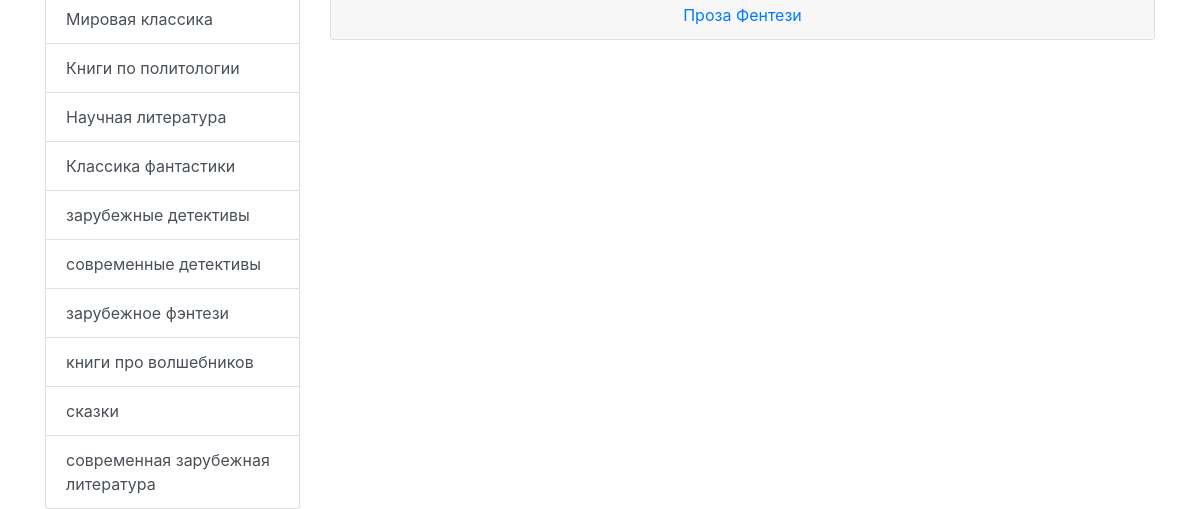
/author/Терри Пратчетт (lower part), run on an earlier commit of the app's database.
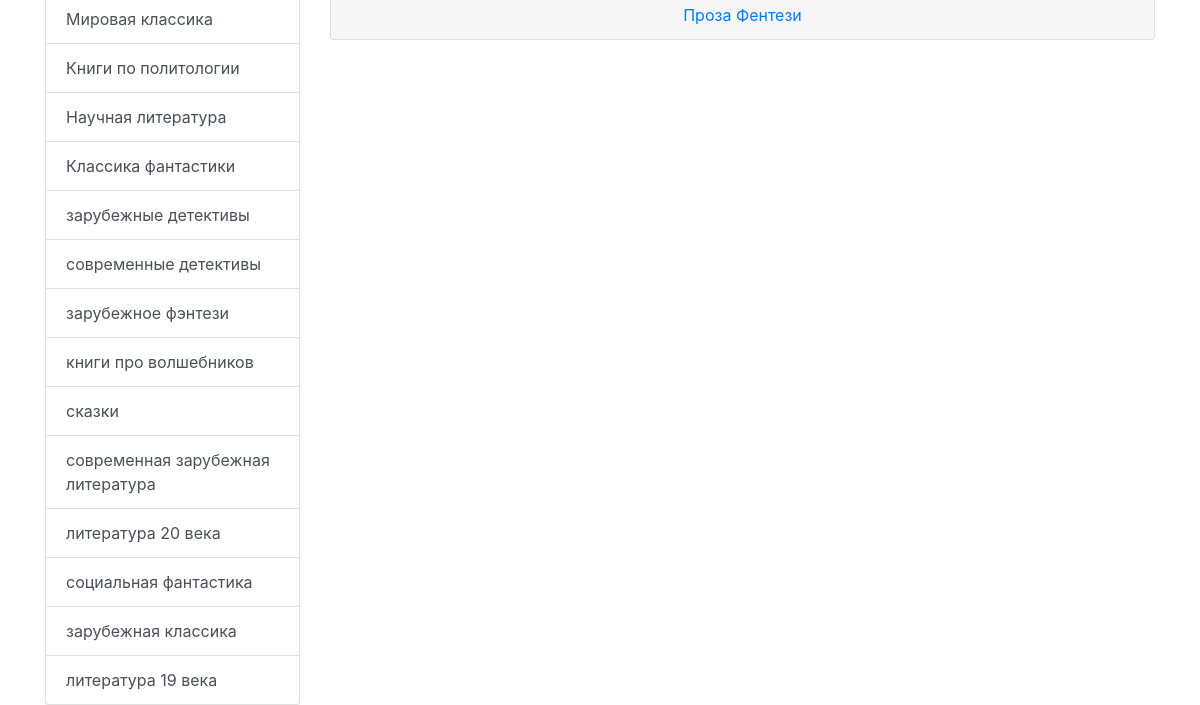
And on a later commit of the database.
### book_search/models.py (models this page shows, shortened)
class Genres(models.Model):
    name = models.CharField(max_length=200, verbose_name='Жанр')

### book_search/views.py (the view)
# urls.py: path('author/<author>', views.books_per_authors, name='books_author'),
def books_per_authors(request, author):
    books = models.Book.objects.filter(author=author)
    all_books = set()
    for book in books:
        all_books.add(book.name)
    book_query = list()
    books_by = list()
    books_by_author = dict()
    for book in all_books:
        books = models.Book.objects.filter(name=book)
        for book_ in books:
            book_query.append(book_)
            break
    books_by.extend(book_query)
    for book in all_books:
        books = models.Book.objects.filter(name=book)
        genre_list = list()
        for book_ in books:
            genre_list.append(book_.genre_id.name)
        books_by_author[book] = dict()
        books_by_author[book]['genres'] = genre_list
        books_by_author[book]['query'] = books_by
    genres = models.Genres.objects.all()
    return render(request, 'book_search/books_author.html', {'books_by_author': books_by_author, 'genres': genres,
                                                             'author': author, 'all_books': all_books})

### book_search/templatetags/poll_extras.py (called while the page is built)
@register.filter
def get_obj(dictionary, key):
    obj = dictionary.get(key)
    return obj

### templates/book_search/books_author.html (shortened to what this page needs)
{% extends 'base.html' %}
{% load poll_extras %}
{% block body %}
    {% for book in all_books %}
        <div class="card text-center">
            <div class="card-footer text-muted">
                {% for genres in books_by_author|get_obj:book|get_obj:'genres' %}
                    <a href="{% url 'book_per_genres' genres %}">{{ genres }}</a>
                {% endfor %}
            </div>
        </div><br>
    {% endfor %}
{% endblock %}

### templates/base.html (shortened to what this page needs)
<!DOCTYPE html>
<html lang="en">
<head>
    <link rel="stylesheet" href="//maxcdn.bootstrapcdn.com/bootstrap/3.2.0/css/bootstrap-theme.min.css">
    <link rel="stylesheet" href="https://cdn.jsdelivr.net/npm/bootstrap@4.5.3/dist/css/bootstrap.min.css">
</head>
<body>
<div class="container mt-3">
    <div class="row">
        <div class="col-md-3">
            <div class="list-group">
                {% for genre in genres %}
                        <a class="list-group-item list-group-item-action" href="{% url 'book_per_genres' genre.name %}">{{ genre.name }}</a>
                {% endfor %}
            </div>
        </div>
        <div class="col-md-9">
            {% block body %}I am an empty for now{% endblock %}
        </div>
    </div>
  </div>
</body>
</html>

What changed in the data, as far as the page shows it:
added Genres: name "литература 20 века"
added Genres: name "социальная фантастика"
added Genres: name "зарубежная классика"
added Genres: name "литература 19 века"
